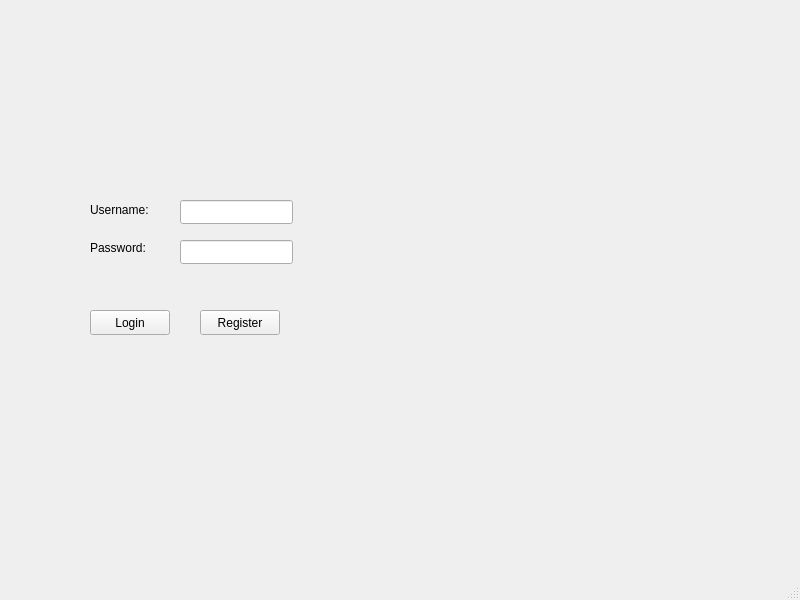
<?xml version="1.0" encoding="UTF-8"?>
<ui version="4.0">
 <class>MainWindow</class>
 <widget class="QMainWindow" name="MainWindow">
  <property name="geometry">
   <rect>
    <x>0</x>
    <y>0</y>
    <width>800</width>
    <height>600</height>
   </rect>
  </property>
  <property name="windowTitle">
   <string>Login</string>
  </property>
  <widget class="QWidget" name="centralwidget">
   <widget class="QLineEdit" name="username">
    <property name="geometry">
     <rect>
      <x>180</x>
      <y>200</y>
      <width>113</width>
      <height>24</height>
     </rect>
    </property>
   </widget>
   <widget class="QLineEdit" name="password">
    <property name="geometry">
     <rect>
      <x>180</x>
      <y>240</y>
      <width>113</width>
      <height>24</height>
     </rect>
    </property>
   </widget>
   <widget class="QLabel" name="lblUsername">
    <property name="geometry">
     <rect>
      <x>90</x>
      <y>200</y>
      <width>71</width>
      <height>20</height>
     </rect>
    </property>
    <property name="text">
     <string>Username:</string>
    </property>
   </widget>
   <widget class="QLabel" name="lblPassword">
    <property name="geometry">
     <rect>
      <x>90</x>
      <y>240</y>
      <width>61</width>
      <height>16</height>
     </rect>
    </property>
    <property name="text">
     <string>Password:</string>
    </property>
   </widget>
   <widget class="QPushButton" name="btnLogin">
    <property name="geometry">
     <rect>
      <x>90</x>
      <y>310</y>
      <width>80</width>
      <height>25</height>
     </rect>
    </property>
    <property name="text">
     <string>Login</string>
    </property>
   </widget>
   <widget class="QPushButton" name="btnRegister">
    <property name="geometry">
     <rect>
      <x>200</x>
      <y>310</y>
      <width>80</width>
      <height>25</height>
     </rect>
    </property>
    <property name="text">
     <string>Register</string>
    </property>
   </widget>
  </widget>
  <widget class="QMenuBar" name="menubar">
   <property name="geometry">
    <rect>
     <x>0</x>
     <y>0</y>
     <width>800</width>
     <height>25</height>
    </rect>
   </property>
  </widget>
  <widget class="QStatusBar" name="statusbar"/>
 </widget>
 <resources/>
 <connections/>
</ui>
